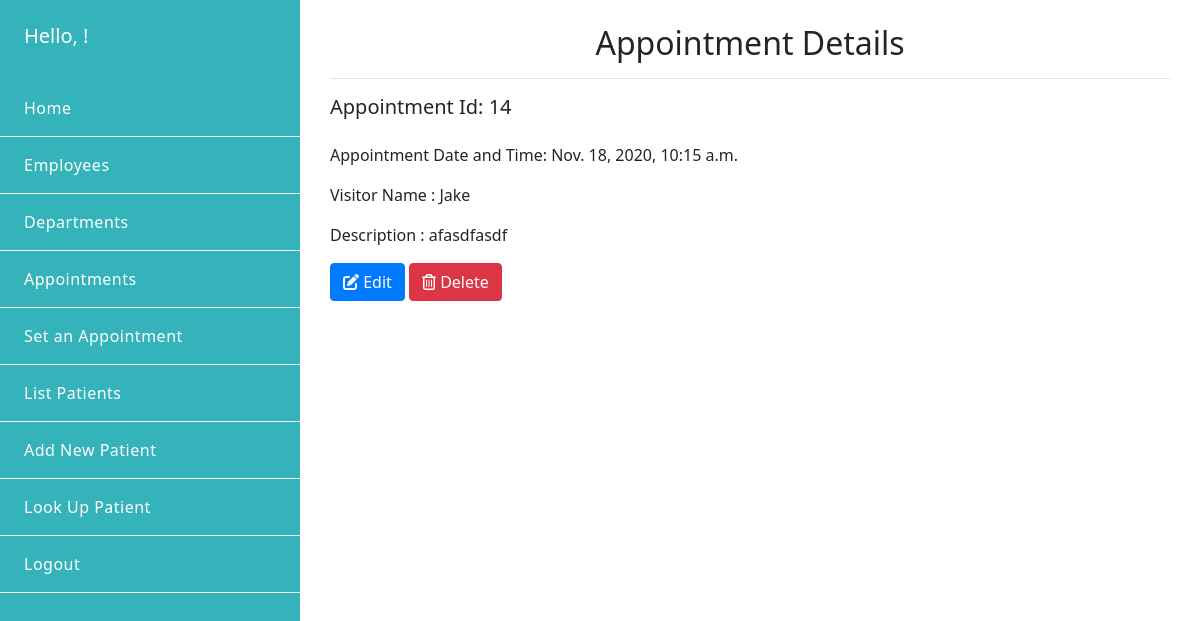
The app's page /appointment/14/ with its own data.
### emr/models.py (models this page shows, shortened)
class Appointment(models.Model):
    id = models.AutoField(primary_key=True)
    visitor_name = models.CharField(max_length=254, blank=True)
    description = models.TextField(blank=True)
    date_time = models.DateTimeField(default=timezone.now)
    day = models.ForeignKey(Day, on_delete=models.CASCADE, related_name='appointments',blank=True)
    class Meta:
        ordering = ('date_time',)

### emr/views.py (the view)
# urls.py: path('appointment/<int:id>/', views.view_appointment, name='view_appointment'),
def view_appointment(request, id):
    appointment = Appointment.objects.get(id=id)
    template = 'emr/view_appointment.html'
    context = {'appointment': appointment}
    return render(request, template, context)

### emr/templates/emr/view_appointment.html
{% extends "backend_base.html" %} {% block content %}
<div class="container-fluid py-4">
    <h2 class="text-center">Appointment Details </h2>
    <hr>
    <h5 class="pb-3">Appointment Id: {{appointment.id}} </h5>
    <p> Appointment Date and Time: {{appointment.date_time}} </p>
    <p> Visitor Name : {{appointment.visitor_name}} </p>
    <p> Description : {{appointment.description}} </p>
    <section>
        <a href="{% url 'update_appointment' id=appointment.id%}" class="btn btn-primary text-center"><span><i class="fas fa-edit"></i> Edit</span></a>
        <a href="{% url 'delete_appointment' id=appointment.id %}" class="btn btn-danger text-center"><span><i class="far fa-trash-alt"> </i> Delete</span></a></a>
    </section>
</div>
{% endblock %}

### emr/static/emr/css/style.css (style rules this page uses)
* { font-family: "Noto Sans", sans-serif; transition: all ease-in 0.2s; }
html, body { height: 100%; min-height: 100%; }

### records on screen
Appointment: id "14", date_time "Nov. 18, 2020, 10:15 a.m.", visitor_name "Jake", description "afasdfasdf"
